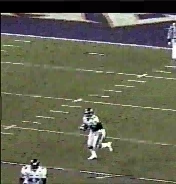
#> input picture frame 45 of Learning.OpenCV/test.avi, 176 x 184 px, given in place of 公司宣传.avi, which was not available
$ python Demo_06.py
#> lines starting #> are read from the running program, lines starting #| are printed output that depends on the picture
import cv2

video = cv2.VideoCapture("公司宣传.avi") # 打开视频文件
while (video.isOpened()): # 视频文件被打开后
    retval, img_Color = video.read() # 读取视频文件
#> img_Color is the input picture: shape (184, 176, 3); mean B, G, R 80.4, 98.9, 98.1
    # 设置“Video”窗口的宽为420，高为300
    cv2.namedWindow("Gray", 0)
    cv2.resizeWindow("Gray", 420, 300)
    if retval == True: # 读取到视频文件后
        # 把“公司宣传.avi”由彩色视频转换为灰度视频
        img_Gray = cv2.cvtColor(img_Color, cv2.COLOR_BGR2GRAY)
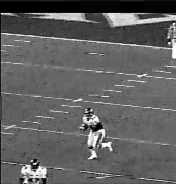
#> img_Gray: shape (184, 176); min 0, max 255, mean 96.5
        cv2.imshow("Gray", img_Gray) # 在窗口中显示读取到的视频文件
    else: # 没有读取到视频文件
        break
    key = cv2.waitKey(1) # 窗口的图像刷新时间为1毫秒
#> (key Esc is pressed here)
    if key == 27: # 如果按下Esc键
        break
video.release() # 关闭视频文件
cv2.destroyAllWindows() # 销毁显示视频文件的窗口

$ run again, starting later in the video
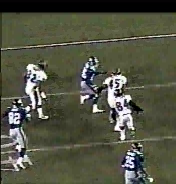
#> input picture frame 204 of Learning.OpenCV/test.avi, 176 x 184 px, given in place of 公司宣传.avi, which was not available
#> img_Color is the input picture: shape (184, 176, 3); mean B, G, R 67.2, 83.8, 82.2
#> `img_Gray = cv2.cvtColor(img_Color, cv2.COLOR_BGR2GRAY)`:
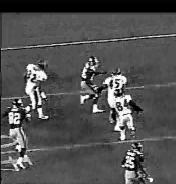
#> img_Gray: shape (184, 176); min 0, max 255, mean 81.4

$ run again, starting later in the video
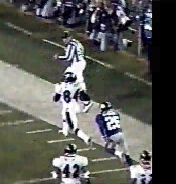
#> input picture frame 364 of Learning.OpenCV/test.avi, 176 x 184 px, given in place of 公司宣传.avi, which was not available
#> img_Color is the input picture: shape (184, 176, 3); mean B, G, R 83.9, 88.7, 88.3
#> `img_Gray = cv2.cvtColor(img_Color, cv2.COLOR_BGR2GRAY)`:
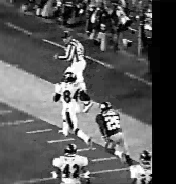
#> img_Gray: shape (184, 176); min 0, max 255, mean 88
